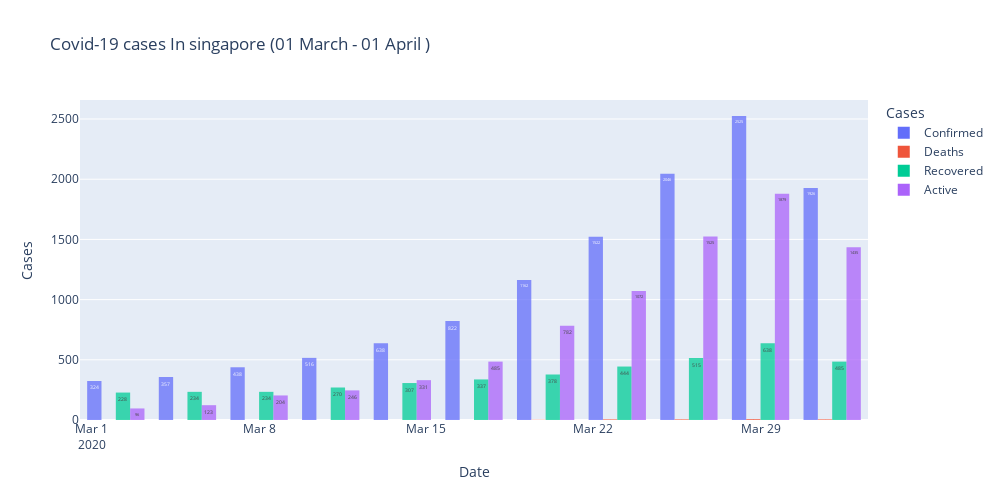

Notebook cell for this chart:
### Code cell
import matplotlib as plt
import seaborn as sns
import pandas as pd
import plotly.express as px
import plotly.graph_objects as go

fig = px.histogram(df,x='Date',y='Case'
                    ,color='Status'	  
                    ,barmode='group'
                    ,opacity=0.75
                    ,text_auto=True
                    ,width=1000,height=500
                    ,title = 'Covid-19 cases In singapore (01 March - 01 April ) '
                    # ,template="simple_white"
                )
fig.update_layout(yaxis_title = 'Cases'
                  ,xaxis_title = 'Date'
                  ,legend=dict(
                      title = 'Cases'
                    )
                )
fig.update_traces(textangle=0
                ,textposition='inside'
                , textfont_size=13)
# fig.update_layout(font_size = 13,
#                 #   uniformtext_minsize=7,      
#                   uniformtext_mode='hide')
# fig.update_traces(textangle=0)
fig.show()

### Figure 1 — Plotly figure (JSON) as saved in the notebook; plotly's stock layout.template omitted (floating-point values rounded to 4 significant figures)
{"data": [{"alignmentgroup": "True", "bingroup": "x", "histfunc": "sum", "hovertemplate": "Status=Confirmed<br>Date=%{x}<br>sum of Case=%{y}<extra></extra>", "legendgroup": "Confirmed", "marker": {"color": "#636efa", "opacity": 0.75, "pattern": {"shape": ""}}, "name": "Confirmed", "offsetgroup": "Confirmed", "orientation": "v", "showlegend": true, "textangle": 0, "textfont": {"size": 13}, "textposition": "inside", "texttemplate": "%{value}", "type": "histogram", "x": ["2020-03-01T00:00:00Z", "2020-03-02T00:00:00Z", "2020-03-03T00:00:00Z", "2020-03-04T00:00:00Z", "2020-03-05T00:00:00Z", "2020-03-06T00:00:00Z", "2020-03-07T00:00:00Z", "2020-03-08T00:00:00Z", "2020-03-09T00:00:00Z", "2020-03-10T00:00:00Z", "2020-03-11T00:00:00Z", "2020-03-12T00:00:00Z", "2020-03-13T00:00:00Z", "2020-03-14T00:00:00Z", "2020-03-15T00:00:00Z", "2020-03-16T00:00:00Z", "2020-03-17T00:00:00Z", "2020-03-18T00:00:00Z", "2020-03-19T00:00:00Z", "2020-03-20T00:00:00Z", "2020-03-21T00:00:00Z", "2020-03-22T00:00:00Z", "2020-03-23T00:00:00Z", "2020-03-24T00:00:00Z", "2020-03-25T00:00:00Z", "2020-03-26T00:00:00Z", "2020-03-27T00:00:00Z", "2020-03-28T00:00:00Z", "2020-03-29T00:00:00Z", "2020-03-30T00:00:00Z", "2020-03-31T00:00:00Z", "2020-04-01T00:00:00Z"], "xaxis": "x", "y": [106, 108, 110, 110, 117, 130, 138, 150, 150, 160, 178, 178, 200, 212, 226, 243, 266, 313, 345, 385, 432, 455, 509, 558, 631, 683, 732, 802, 844, 879, 926, 1000], "yaxis": "y"}, {"alignmentgroup": "True", "bingroup": "x", "histfunc": "sum", "hovertemplate": "Status=Deaths<br>Date=%{x}<br>sum of Case=%{y}<extra></extra>", "legendgroup": "Deaths", "marker": {"color": "#EF553B", "opacity": 0.75, "pattern": {"shape": ""}}, "name": "Deaths", "offsetgroup": "Deaths", "orientation": "v", "showlegend": true, "textangle": 0, "textfont": {"size": 13}, "textposition": "inside", "texttemplate": "%{value}", "type": "histogram", "x": ["2020-03-01T00:00:00Z", "2020-03-02T00:00:00Z", "2020-03-03T00:00:00Z", "2020-03-04T00:00:00Z", "2020-03-05T00:00:00Z", "2020-03-06T00:00:00Z", "2020-03-07T00:00:00Z", "2020-03-08T00:00:00Z", "2020-03-09T00:00:00Z", "2020-03-10T00:00:00Z", "2020-03-11T00:00:00Z", "2020-03-12T00:00:00Z", "2020-03-13T00:00:00Z", "2020-03-14T00:00:00Z", "2020-03-15T00:00:00Z", "2020-03-16T00:00:00Z", "2020-03-17T00:00:00Z", "2020-03-18T00:00:00Z", "2020-03-19T00:00:00Z", "2020-03-20T00:00:00Z", "2020-03-21T00:00:00Z", "2020-03-22T00:00:00Z", "2020-03-23T00:00:00Z", "2020-03-24T00:00:00Z", "2020-03-25T00:00:00Z", "2020-03-26T00:00:00Z", "2020-03-27T00:00:00Z", "2020-03-28T00:00:00Z", "2020-03-29T00:00:00Z", "2020-03-30T00:00:00Z", "2020-03-31T00:00:00Z", "2020-04-01T00:00:00Z"], "xaxis": "x", "y": [0, 0, 0, 0, 0, 0, 0, 0, 0, 0, 0, 0, 0, 0, 0, 0, 0, 0, 0, 0, 2, 2, 2, 2, 2, 2, 2, 2, 3, 3, 3, 3], "yaxis": "y"}, {"alignmentgroup": "True", "bingroup": "x", "histfunc": "sum", "hovertemplate": "Status=Recovered<br>Date=%{x}<br>sum of Case=%{y}<extra></extra>", "legendgroup": "Recovered", "marker": {"color": "#00cc96", "opacity": 0.75, "pattern": {"shape": ""}}, "name": "Recovered", "offsetgroup": "Recovered", "orientation": "v", "showlegend": true, "textangle": 0, "textfont": {"size": 13}, "textposition": "inside", "texttemplate": "%{value}", "type": "histogram", "x": ["2020-03-01T00:00:00Z", "2020-03-02T00:00:00Z", "2020-03-03T00:00:00Z", "2020-03-04T00:00:00Z", "2020-03-05T00:00:00Z", "2020-03-06T00:00:00Z", "2020-03-07T00:00:00Z", "2020-03-08T00:00:00Z", "2020-03-09T00:00:00Z", "2020-03-10T00:00:00Z", "2020-03-11T00:00:00Z", "2020-03-12T00:00:00Z", "2020-03-13T00:00:00Z", "2020-03-14T00:00:00Z", "2020-03-15T00:00:00Z", "2020-03-16T00:00:00Z", "2020-03-17T00:00:00Z", "2020-03-18T00:00:00Z", "2020-03-19T00:00:00Z", "2020-03-20T00:00:00Z", "2020-03-21T00:00:00Z", "2020-03-22T00:00:00Z", "2020-03-23T00:00:00Z", "2020-03-24T00:00:00Z", "2020-03-25T00:00:00Z", "2020-03-26T00:00:00Z", "2020-03-27T00:00:00Z", "2020-03-28T00:00:00Z", "2020-03-29T00:00:00Z", "2020-03-30T00:00:00Z", "2020-03-31T00:00:00Z", "2020-04-01T00:00:00Z"], "xaxis": "x", "y": [72, 78, 78, 78, 78, 78, 78, 78, 78, 78, 96, 96, 97, 105, 105, 109, 114, 114, 114, 124, 140, 144, 144, 156, 160, 172, 183, 198, 212, 228, 240, 245], "yaxis": "y"}, {"alignmentgroup": "True", "bingroup": "x", "histfunc": "sum", "hovertemplate": "Status=Active<br>Date=%{x}<br>sum of Case=%{y}<extra></extra>", "legendgroup": "Active", "marker": {"color": "#ab63fa", "opacity": 0.75, "pattern": {"shape": ""}}, "name": "Active", "offsetgroup": "Active", "orientation": "v", "showlegend": true, "textangle": 0, "textfont": {"size": 13}, "textposition": "inside", "texttemplate": "%{value}", "type": "histogram", "x": ["2020-03-01T00:00:00Z", "2020-03-02T00:00:00Z", "2020-03-03T00:00:00Z", "2020-03-04T00:00:00Z", "2020-03-05T00:00:00Z", "2020-03-06T00:00:00Z", "2020-03-07T00:00:00Z", "2020-03-08T00:00:00Z", "2020-03-09T00:00:00Z", "2020-03-10T00:00:00Z", "2020-03-11T00:00:00Z", "2020-03-12T00:00:00Z", "2020-03-13T00:00:00Z", "2020-03-14T00:00:00Z", "2020-03-15T00:00:00Z", "2020-03-16T00:00:00Z", "2020-03-17T00:00:00Z", "2020-03-18T00:00:00Z", "2020-03-19T00:00:00Z", "2020-03-20T00:00:00Z", "2020-03-21T00:00:00Z", "2020-03-22T00:00:00Z", "2020-03-23T00:00:00Z", "2020-03-24T00:00:00Z", "2020-03-25T00:00:00Z", "2020-03-26T00:00:00Z", "2020-03-27T00:00:00Z", "2020-03-28T00:00:00Z", "2020-03-29T00:00:00Z", "2020-03-30T00:00:00Z", "2020-03-31T00:00:00Z", "2020-04-01T00:00:00Z"], "xaxis": "x", "y": [34, 30, 32, 32, 39, 52, 60, 72, 72, 82, 82, 82, 103, 107, 121, 134, 152, 199, 231, 261, 290, 309, 363, 400, 469, 509, 547, 602, 629, 648, 683, 752], "yaxis": "y"}], "layout": {"barmode": "group", "height": 500, "legend": {"title": {"text": "Cases"}, "tracegroupgap": 0}, "title": {"text": "Covid-19 cases In singapore (01 March - 01 April ) "}, "width": 1000, "xaxis": {"anchor": "y", "domain": [0, 1], "title": {"text": "Date"}}, "yaxis": {"anchor": "x", "domain": [0, 1], "title": {"text": "Cases"}}}}
